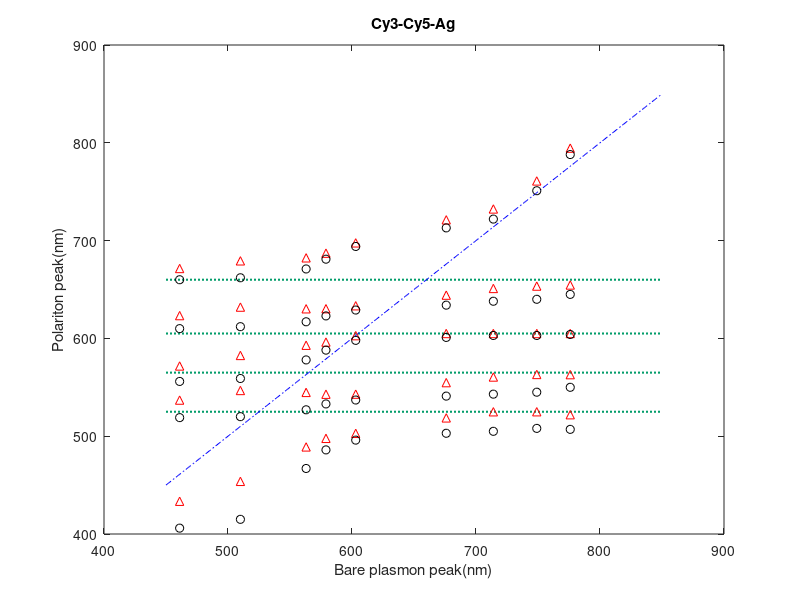

Source code (MATLAB):
% 【双染料-银膜耦合 自动调整耦合参数D】
% 对同一批次的每个样品分别自动调整计算D以求令极化峰计算值拟合实验数据

clear; clc;

I=eye(5);
darkGreen = [4 157 107]/255; lw = 1.5;

He=1239.841;	% 波长和能量换算常数 （nm->eV, E=hc/lamda）
L=[525 565 605 660];	% 纯染料峰波长 [左 右]
E=He./L;

fid=fopen('Exp5.txt','r');       % 从文件读取实验数据
Exp=fscanf(fid,'%f',[6,inf]);
Exp=Exp';
N=length(Exp(:,1));

DS=0.1.*ones(N,4);
% DS(7,:)=0.1.*ones(1,4);
% DS(9,:)=0.1.*ones(1,4);

p=0.0001;       % 拟合调整步长
d=1;            % 拟合调整方向
DIJS=[2,3,4,1]; % 四元倒反矢


CalS=zeros(N,5);
for EI=1:N
    S=He/Exp(EI,1);
    D=DS(EI,:);
    disp(['>>开始组',num2str(EI)]);
    ErrLast=10000;  % 上次迭代误差，这里随意给个大数
    gts2=0;         % 连续顺行次数标：连续顺行2次才说明未打转
    spin=0;         % 拟合值打转次数标：调头一次+1，顺行一次归0，不小于2说明拟合程序达到底点
    spinBig=0;      % 大打转次数标：在两个耦合系数之间轮转，原理同上
    IOfD=2;         % 现在调整的D指标（1,2,3,4）
    while spinBig<4
        A=[
            S   ,D(1),D(2),D(3),D(4);
            D(1),E(1),  0 ,  0 ,  0 ;
            D(2),  0 ,E(2),  0 ,  0 ;
            D(3),  0 ,  0 ,E(3),  0 ;
            D(4),  0 ,  0 ,  0 ,E(4);
          ];
        Cal=He ./ sort(eig(A),'descend');
        ErrCurr = (Cal(1)-Exp(EI,2))^2+(Cal(2)-Exp(EI,3))^2+(Cal(3)-Exp(EI,4))^2+(Cal(4)-Exp(EI,5))^2+(Cal(5)-Exp(EI,6))^2;
        disp(['Err',num2str(ErrCurr)]);

        if ErrCurr<ErrLast
            % 顺行
            disp('->')
            if gts2>=2
                gts2=0;
                spin=0;
                spinBig=0;
            else
                gts2=gts2+1;
            end
        else
            % 调头
            disp('O')
            gts2=0;
            spin=spin+1;
            d=-d;
        end
        if spin<4
            D(IOfD)=D(IOfD)+(d*p);
        else
            spin=0;
            spinBig=spinBig+1;
            IOfD=DIJS(IOfD);
            disp(['>组',num2str(EI),'现在调整：D',num2str(IOfD)]);
        end
        ErrLast=ErrCurr;
    end
    disp(['!组',num2str(EI),'调整完成：[D1 D2 D3 D4]=[',num2str(D(1)),' ',num2str(D(2)),' ',num2str(D(3)),' ',num2str(D(4)),']']);
    DS(EI,:)=D;
    CalS(EI,:) = Cal;
end

disp('NSF    D1    D2    D3    D4');
for i=1:N
    disp([num2str(Exp(i,1)),' ',num2str(DS(i,1)),' ',num2str(DS(i,2)),' ',num2str(DS(i,3)),' ',num2str(DS(i,4))]);
end

% 作图
figure
Range=[450,850];
Lp=Range(1):1:Range(2);
axis([Range(1),Range(2) Range(1),Range(2)]);
for i=1:4
    plot(Range,[L(i),L(i)], ':','color',darkGreen,'linewidth',lw);  hold on
end
plot(Lp,Lp, 'b-. ');    hold on;

% 实验数据
for i=1:5
    plot(Exp(:,1),CalS(:,i),'r^ '); hold on;
    plot(Exp(:,1),Exp(:,i+1),'ko '); hold on;
end

title('Cy3-Cy5-Ag')
xlabel('Bare plasmon peak(nm)');
ylabel('Polariton peak(nm)');




